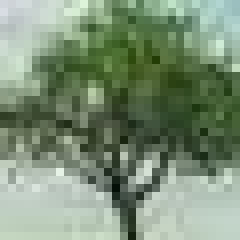
#> input picture image/tree_part1.jpg, 30 x 30 px, found by its file name (shown 8 times larger)
$ jupyter execute --allow-errors testfile.ipynb
#> lines starting #> are read from the running program, lines starting #| are printed output that depends on the picture
[cell 1]
import matplotlib.pyplot as plt
import numpy as np
import numpy.linalg as la

#from structured_random_features.src.models.weights import V1_weights

# Packages for fft and fitting data
from scipy import fftpack as fft
from sklearn.linear_model import Lasso

# Package for importing image representation
from PIL import Image, ImageOps

#from src.V1_reconst import generate_Y, reconstruct
import pandas as pd
import itertools
import dask
from dask.distributed import Client, progress
import seaborn as sns
import time
import os.path
from pathlib import Path

#> (a cell that did not finish here is left out)

[cell 3]
def opt_hyperparams(data):
    # Try to use pd group_by to group repetition and get avg

    # Among those average, get the lowest error hyperparam
    ordered_data = pd.DataFrame(data).sort_values(by = 'error', ascending = True)
    print(ordered_data.head(5))

    return ordered_data.head(1)

[cell 4]
def run_sim(rep, alp, num, sz, freq, img_arr):
    num = int(num)
    img_arr = np.array([img_arr]).squeeze()
    dim = img_arr.shape
    n, m = dim

    # Generate V1 weight with y
    W = V1_weights(num, dim, sz, freq)
    y = generate_Y(W, img_arr)
    W_model = W.reshape(num, n, m)

    # Call function and calculate error
    theta, reform, s = compress(W_model, y, alp)
    error = np.linalg.norm(img - reform, 'fro') / np.sqrt(m*n)

    return error, theta, reform, s

[cell 5]
#DF version after looking at Desk method

# Set up hyperparameters that would affect results
param = []
params = []
# result = []
alpha = np.logspace(-3, 3, 7)
rep = np.arange(10)
num_cell = [100, 200, 500]
cell_sz = [2, 5, 7]
sparse_freq = [1, 2, 5]

# Load Image
image_nm = 'image/tree_part1.jpg'
img = Image.open(image_nm)
#> img is the input picture: PIL image 30x30 RGB; mean R, G, B 124, 143.5, 118.7
img = ImageOps.grayscale(img)
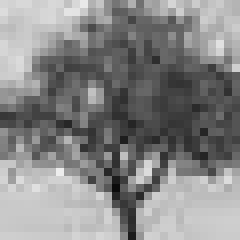
#> img: PIL image 30x30 L (shown 8 times larger); min 11, max 237, mean 134.8
img_arr = np.asarray(img)


search_list = [rep, alpha, num_cell, cell_sz, sparse_freq]
search = list(itertools.product(*search_list))
search_df = pd.DataFrame(search, columns= [ 'rep', 'alp', 'num_cell', 'cell_sz', 'sparse_freq'])
print(search_df.head())

# Call dask
#> (the rest of this cell did not finish here and is left out)

#> (a cell that did not finish here is left out)

[cell 7]
# This works but other ways does not work at all for no reason

params = []
reformed = []
alpha = np.logspace(-3, 3, 7)
rep = np.arange(10)
results = []

# Load Image
image_nm = 'image/tree_part1.jpg'
img = Image.open(image_nm)
img = ImageOps.grayscale(img)
img_arr = np.asarray(img)


# Load V1 weight
search_list = {'repetition': rep,
               'alpha': alpha,
               'num_cell': [100, 200, 500],
               'cell_sz': [2, 5, 7],
               'sparse_freq': [1, 2, 5]
              }

dim = img_arr.shape
#> dim = (30, 30)
n, m = dim
#> n = 30; m = 30

# use itertool to reduce amount of for loops
#> (the rest of this cell did not finish here and is left out)

[cell 8]
#Saving
save_path = os.path.join('./result/')
params_df = pd.DataFrame(params)
results_df = pd.DataFrame(results)

total_df = params_df.join(results_df)

params_df.to_csv(os.path.join(save_path, "param_" + "_".join(str.split(time.ctime().replace(":", "_"))) + ".csv"))
results_df.to_csv(os.path.join(save_path, "results_" + "_".join(str.split(time.ctime().replace(":", "_"))) + ".csv"))
total_df.to_csv(os.path.join(save_path, "total_" + "_".join(str.split(time.ctime().replace(":", "_"))) + ".csv"))

[cell 9]
# Work on previously saved data
params_df = pd.read_csv('result//param_Mon_May_23_21_46_49_2022.csv')
#> (reads result/param_Mon_May_23_21_46_49_2022.csv from the repository)
#> (the rest of this cell did not finish here and is left out)

[cell 10]
params_df

#> (a cell that did not finish here is left out)

[cell 12]
fig = sns.relplot(data = params_df, x = 'alpha', y = 'error', kind='line', palette='Accent', hue = 'cell_size')
fig.set(yscale='log')
fig.set(xscale='log')
fig.set(title='error for each cell_size')
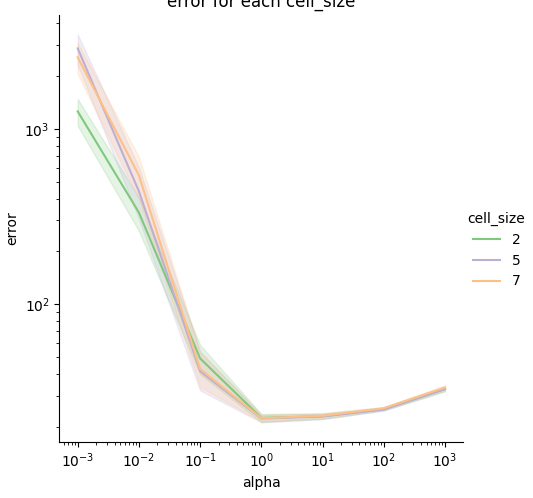
#> figure drawn by matplotlib, 1 panel

[cell 13]
fig = sns.relplot(data = params_df, x = 'alpha', y = 'error', kind='line', palette='Accent', hue = 'sparse_freq')
fig.set(yscale='log')
fig.set(xscale='log')
fig.set(title='error for each cell_size')
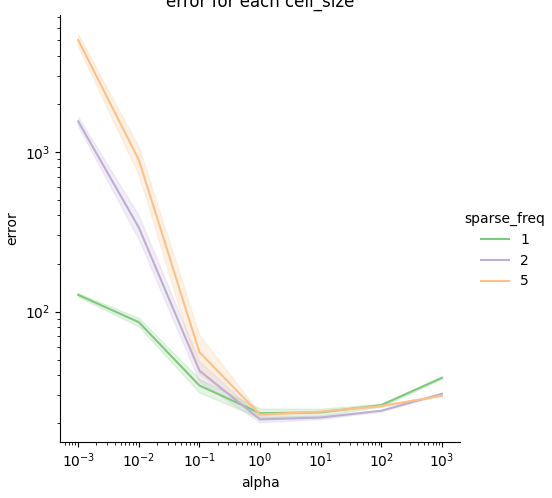
#> figure drawn by matplotlib, 1 panel

[cell 14]
fig = sns.relplot(data = params_df, x = 'alpha', y = 'error', kind='line')
fig.set(yscale='log')
fig.set(xscale='log')
fig.set(title='Error for each penalty')
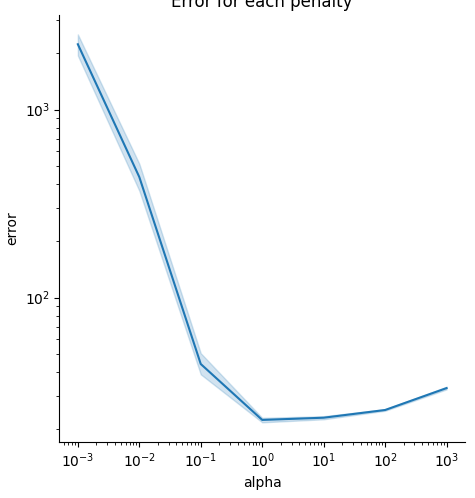
#> figure drawn by matplotlib, 1 panel

[cell 15]
# To show how consistent randomly generated V1 weight would be for each rep. it should be about same for each repetition


fig = sns.relplot(data = params_df, x = 'repetition', y = 'error', kind='line', palette='Accent', hue = 'alpha')
fig.set(title='error consistency')
fig.set(yscale='log')
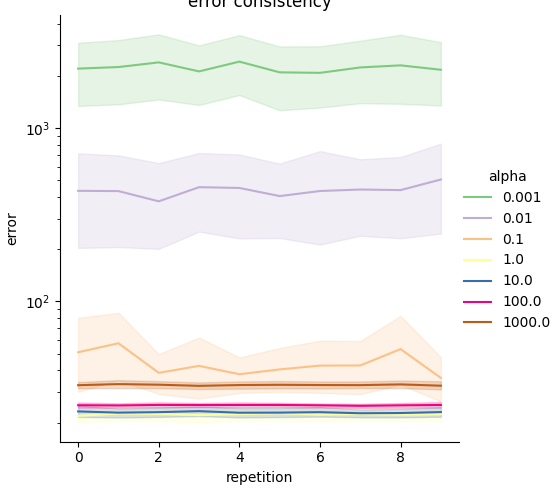
#> figure drawn by matplotlib, 1 panel; curve peaks at x = 4, y = 2420; curve peaks at x = 9, y = 505.6; curve peaks at x = 1, y = 57.41

[cell 16]
sns.relplot(data = params_df, x = 'repetition', y = 'error', kind='line', palette='Accent', hue = 'alpha')
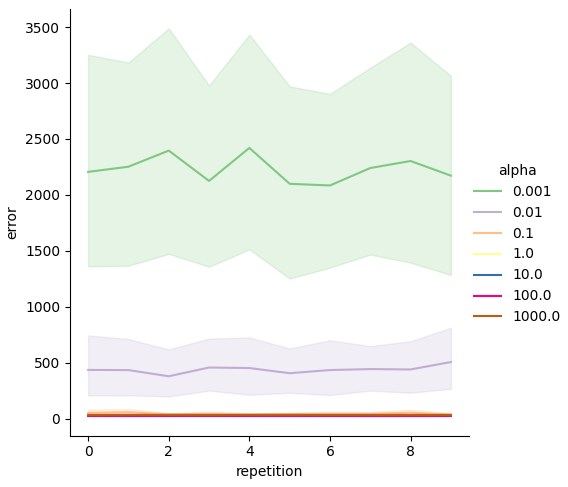
#> figure drawn by matplotlib, 1 panel; curve peaks at x = 4, y = 2420; curve peaks at x = 9, y = 505.6; curve peaks at x = 1, y = 57.41

[cell 17]
plt.figure(figsize=(3, 3))
fig = sns.relplot()

[cell 18]
alpha = np.logspace(-3, 3, 7)
rep = np.arange(10)
num_cell = [100, 200, 500]
cell_sz = [2, 5, 7]
sparse_freq = [1, 2, 5]

# Load Image
image_nm = 'city_part3.png'
img = Image.open('image/' + image_nm)
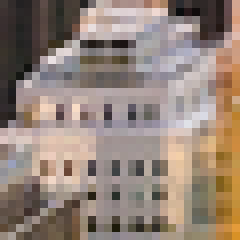
#> input picture image/city_part3.png, 30 x 30 px, found by its file name (shown 8 times larger)
#> img is the input picture: PIL image 30x30 RGB; mean R, G, B 148, 131.6, 121
img = ImageOps.grayscale(img)
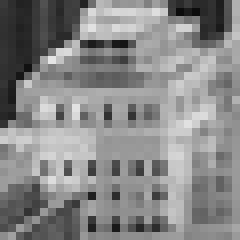
#> img: PIL image 30x30 L (shown 8 times larger); min 12, max 228, mean 135.3
img_arr = np.asarray(img)

dim = img_arr.shape
n, m = dim

# Load V1 weight
# search_list = {'repetition': rep,
#                'alpha': alpha,
#                'num_cell': ,
#                'cell_sz': [2, 5, 7],
#                'sparse_freq': [1, 2, 5]
#               }

temp_alp = 3
temp_num = 200
temp_sz = 5
temp_freq = 5

temp_dim = img_arr.shape
#> temp_dim = (30, 30)

#> (the rest of this cell did not finish here and is left out)

## Optimal hyperparam
### tree_part1.jpg
####  num_cell: 500,  cell_size: 5,   sparse_freq: 2,   alpha: 0.01,      error: 12.434444

### city_part2.png
#### num_cell: 500,  cell_size: 7,  sparse_freq: 2,  alpha: 0.01     error: 8.087927

### city_part3.png
#### num_cell: 500,  cell_size: 2,  sparse_freq: 1,  alpha: 0.10     error: 14.200209

[cell 19]
#Saving
save_path = os.path.join('./result/')

#> (the rest of this cell did not finish here and is left out)

#> (a cell that did not finish here is left out)

[cell 21]
#Compress Sensing on function

[cell 22]
## Check if this function is applicable to regular compress sensing
classical_img = Image.open("image/tree_part1.jpg")
classical_img = ImageOps.grayscale(classical_img)
classical_arr = np.asarray(classical_img)
cn, cm = classical_arr.shape
#> cn = 30; cm = 30
print(cn, cm)
#| 30 30
classical_samp_list = [100, 200, 500] #np.floor (cn * cm * 0.20).astype(int)
classical_samp = 500

[cell 23]
alpha_list = np.logspace(-3, 3, 7)


#> (the rest of this cell did not finish here and is left out)

#> (a cell that did not finish here is left out)

[cell 25]
opt_hyperparams(params_df)

[cell 26]
img_list1 = ["image/tree_part1.jpg", "image/city_part2.png"]


#> (the rest of this cell did not finish here and is left out)

[cell 27]
# Classical Method
tree_img = Image.open("image/tree_part1.jpg")
tree_img = ImageOps.grayscale(tree_img)
tree_img_arr = np.asarray(tree_img)

city_img = Image.open("image/city_part2.png")
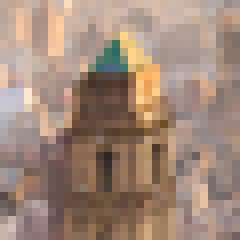
#> input picture image/city_part2.png, 30 x 30 px, found by its file name (shown 8 times larger)
#> city_img is the input picture: PIL image 30x30 RGB; mean R, G, B 160.7, 136.2, 121.4
city_img = ImageOps.grayscale(city_img)
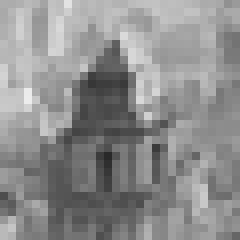
#> city_img: PIL image 30x30 L (shown 8 times larger); min 41, max 236, mean 141.8
city_img_arr = np.asarray(city_img)

# V1 Optimized Variables
classical_samp = 100
dim = tree_img_arr.shape
n, m = dim
alp = 0.003

rand_index_tree = np.random.permutation(n * m)[:classical_samp]
classical_Y_tree = tree_img_arr.flatten()[rand_index_tree]
#> classical_Y_tree = 100 values, max 220 at index 17, min 11 at index 9, mean 130.3
classical_Y_tree = classical_Y_tree.reshape(classical_samp, 1)

rand_index_city = np.random.permutation(n * m)[:classical_samp]
classical_Y_city = city_img_arr.flatten()[rand_index_city]
#> classical_Y_city = 100 values, max 235 at index 78, min 70 at index 9, mean 140.3
classical_Y_city = classical_Y_city.reshape(classical_samp, 1)

# Generate C matrix for tree
C_tree = np.eye(n * m)[rand_index_tree, :] #* np.sqrt(n * m)
C3D_tree = C_tree.reshape(classical_samp, n, m)

# Generate C matrix for city
C_city = np.eye(n * m)[rand_index_city, :] #* np.sqrt(n * m)
C3D_city = C_city.reshape(classical_samp, n, m)


# Fetch into function
#> (the rest of this cell did not finish here and is left out)
